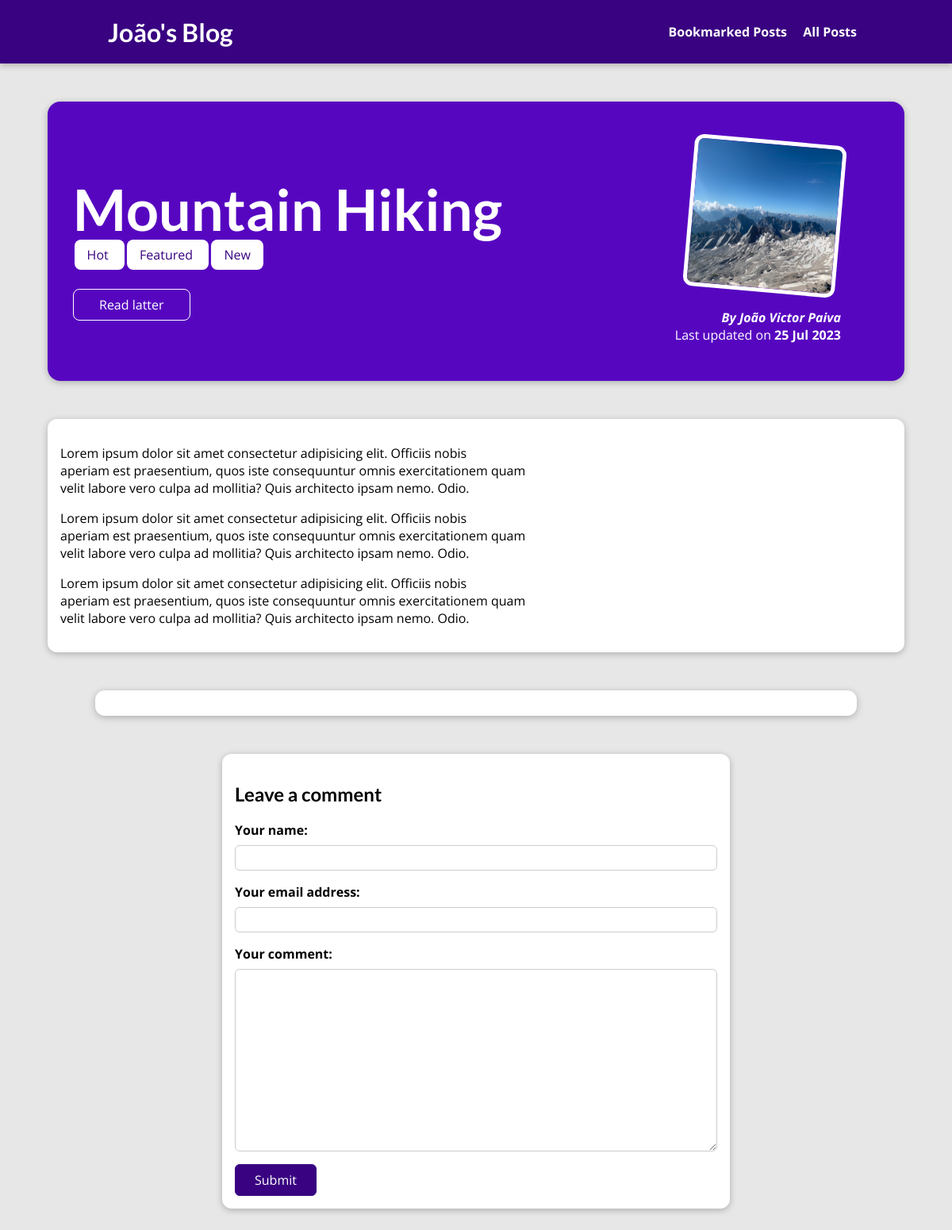
Page /posts/hike-in-the-mountains on the earlier database version.
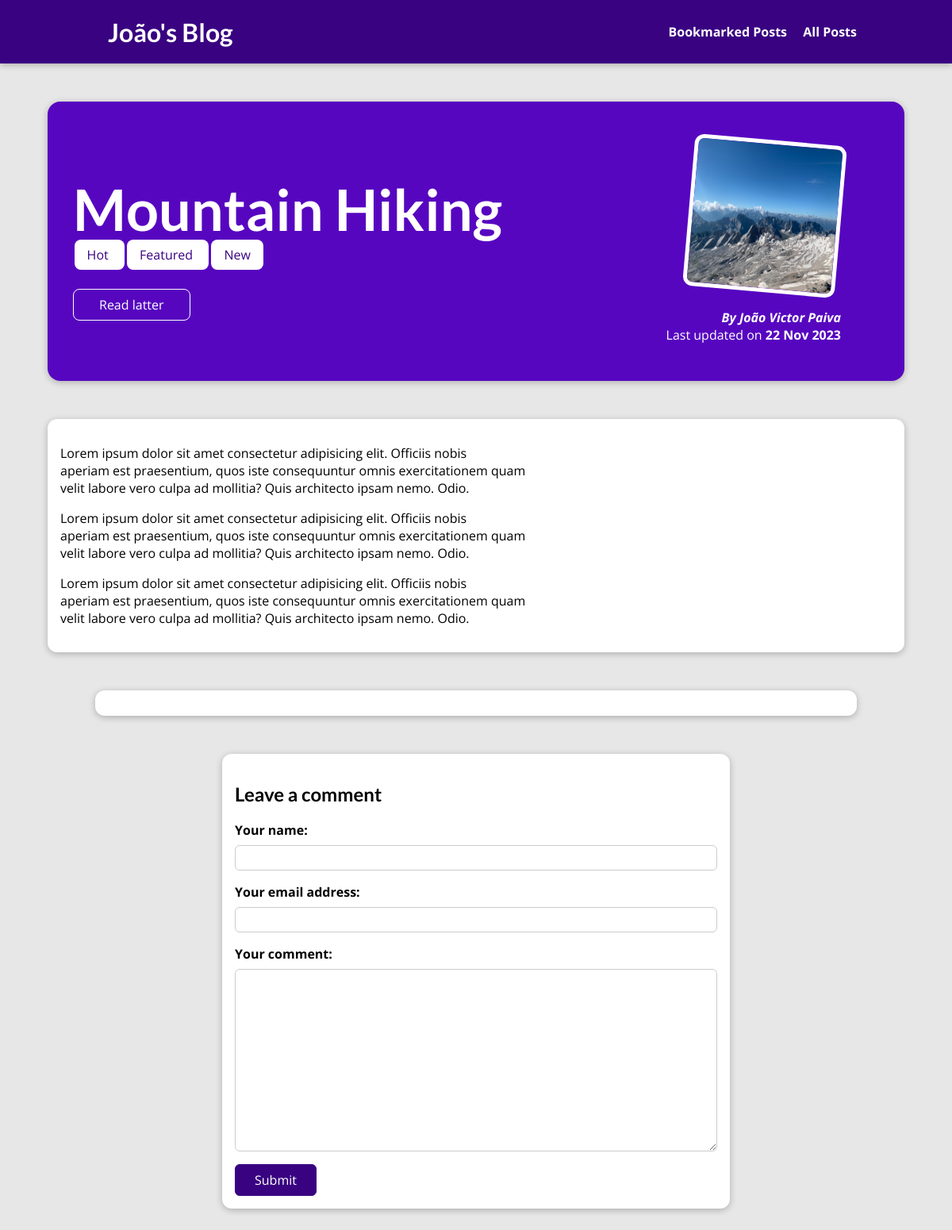
Same page on the later database version.
### blog/models.py (models this page shows, shortened)
class Post(models.Model):
    title = models.CharField(max_length=80)
    excerpt = models.CharField(max_length=200)
    image = models.ImageField(upload_to='posts', null=True)
    date = models.DateField(auto_now=True)
    slug = models.SlugField(unique=True)
    content = models.TextField()
    author = models.ForeignKey(
        Author, on_delete=models.SET_NULL, null=True, related_name="posts")
    tag = models.ManyToManyField(Tag)

class Tag(models.Model):
    caption = models.CharField(max_length=50)
    def __str__(self):
        return f"{self.caption}"

class Author(models.Model):
    first_name = models.CharField(max_length=100)
    last_name = models.CharField(max_length=100)
    email = models.EmailField(max_length=75)
    def full_name(self):
        return f"{self.first_name} {self.last_name}"
    def __str__(self):
        return self.full_name()

### blog/views.py (the view, shortened to what this page needs)
# urls.py: path('posts/<slug:slug>', views.DetailedPostView.as_view(), name='post'),
class DetailedPostView(View):
    def is_saved_for_later(self, request, post_id):
        saved_for_later = request.session.get('marked_posts')
        if saved_for_later is not None:
            saved_for_later = post_id in saved_for_later
        else:
            saved_for_later = False
        return saved_for_later
    def get(self, request, slug):
        post = Post.objects.get(slug=slug)
        context = {
            'post': post,
            'tags': post.tag.all(),
            'comment_form': CommentForm(),
            'comments': post.comments.all().order_by('-id'),
            'saved_for_later': self.is_saved_for_later(request, post.id),
        }
        return render(request, 'blog/detailed-post.html', context)

### blog/forms.py
class CommentForm(forms.ModelForm):
    class Meta:
        model = Comment
        exclude = ['post']
        labels = {
            'username': ' Your name',
            'user_email': 'Your email address',
            'comment_text': 'Your comment'
        }

### blog/templates/blog/detailed-post.html (shortened to what this page needs)
{% extends 'base.html' %}
{% load static %}
{% block css_file %}
<link rel="stylesheet" href="{% static 'blog/post-detail.css' %}">
{% endblock %}
{% block content %}
<section id="summary">
  <h2>{{ post.title }}</h2>
  <div>
    {% for tag in tags %}
    <span class="tag"> {{tag}} </span>
    {% endfor %}
  </div>
  <div id="read-later">
    <form action="{% url 'read-later' %}" method="post">
      <button>
        {% if saved_for_later %}
        Remove from "Read latter" list
        {%else %}
        Read latter
        {%endif %}
      </button>
    </form>
  </div>
  <article>
    <img src="{{ post.image.url }}" alt="{{ post.title }}" />
    <address>By <a href="mailto: {{post.author.email}}">{{ post.author }}</a></address>
    <div>Last updated on <time>{{ post.date|date:'d M Y' }}</time></div>
  </article>
</section>
<main>
  {{ post.content|linebreaks }}
</main>
<section id="comments">
</section>
<section id="comment-form">
  <h2>Leave a comment</h2>
  <form action="{% url 'post' post.slug %}" method="POST">
    {% for form_field in comment_form %}
    <div class="form-control {% if form_field.errors %}invalid{% endif %}">
        {{ form_field.label_tag }}
        {{ form_field }}
    </div>
    {% endfor %}
    <button type="submit">Submit</button>
  </form>
</section>
{% endblock %}

### templates/base.html (shortened to what this page needs)
{% load static %}
<!DOCTYPE html>
<html lang="en">
<head>
    <link rel="stylesheet" href="{% static 'app.css' %}">
    {% block css_file %}{% endblock %}
</head>
<body>
    <header id="main-navigation">
        <h1><a href="{% url 'index' %}">João's Blog</a></h1>
        <nav>
          <a href="{% url 'read-later' %}">Bookmarked Posts</a>
          <a href="{% url 'all-posts' %}">All Posts</a>
        </nav>
      </header>
    {% block content %}
    {% endblock %}
</body>
</html>

### static/app.css (style rules this page uses)
* { box-sizing: border-box; }
html { font-family: 'Open Sans', 'Lato', sans-serif; }
body { margin: 0; }
h1, h2, h3 { font-family: 'Lato', sans-serif; font-weight: bold; }
#main-navigation { width: 100%; height: 5rem; display: flex; justify-content: space-between; align-items: center; padding: 0 10%; position: absolute; top: 0; left: 0; }
#main-navigation a { text-decoration: none; color: white; font-weight: bold; margin-left: 1rem; }

### blog/static/blog/post-detail.css (style rules this page uses)
body { background-color: #e7e7e7; }
#main-navigation { background-color: #390281; box-shadow: 0 2px 8px rgba(0, 0, 0, 0.25); }
#summary { margin: 8rem auto 3rem auto; padding: 2rem; width: 90%; max-width: 90rem; border-radius: 16px; background-color: #5706c0; position: relative; box-shadow: 0 2px 8px rgba(0, 0, 0, 0.25); height: 22rem; }
#summary h2 { color: white; font-size: 4.5rem; margin-bottom: 0.25rem; }
#summary article { position: absolute; top: 2rem; right: 3rem; padding: 1rem 2rem; border-radius: 12px; text-align: right; color: white; }
#summary article img { width: 12rem; height: 12rem; border-radius: 12px; transform: rotateZ(5deg); border: 5px solid white; margin-bottom: 1rem; }
#summary address { font-weight: bold; }
#summary a { color: white; text-decoration: none; }
#summary time { font-weight: bold; }
#read-later { margin: 2rem 0; }
#read-later button { background-color: transparent; border: 1px solid white; border-radius: 8px; padding: 0.5rem 2rem; font: inherit; color: white; cursor: pointer; }
main { width: 90%; max-width: 90rem; margin: 3rem auto; background-color: white; padding: 1rem; border-radius: 12px; box-shadow: 0 2px 8px rgba(0, 0, 0, 0.25); }
.tag { background-color:white; color: #390281; padding: 0.5rem 1rem; border-radius: 8px; margin: 0.1rem; }
#comment-form { margin: 3rem auto; width: 90%; max-width: 40rem; border-radius: 12px; background-color: white; box-shadow: 0 2px 8px rgba(0, 0, 0, 0.25); padding: 1rem; }
#comment-form button { font: inherit; background-color: #390281; color: white; border: 1px solid #390281; padding: 0.5rem 1.5rem; border-radius: 6px; cursor: pointer; }
.form-control { margin-bottom: 1rem; }
.form-control label { font-weight: bold; margin-bottom: 0.5rem; display: block; }
.form-control input, .form-control textarea { display: block; width: 100%; font: inherit; padding: 0.25rem; border-radius: 6px; border: 1px solid #ccc; }
#comments { margin: 3rem auto; width: 90%; max-width: 60rem; border-radius: 12px; background-color: white; box-shadow: 0 2px 8px rgba(0, 0, 0, 0.25); padding: 1rem 2rem; }

Differences in the rows shown:
changed Post "Mountain Hiking": date "25 Jul 2023" → "22 Nov 2023"
